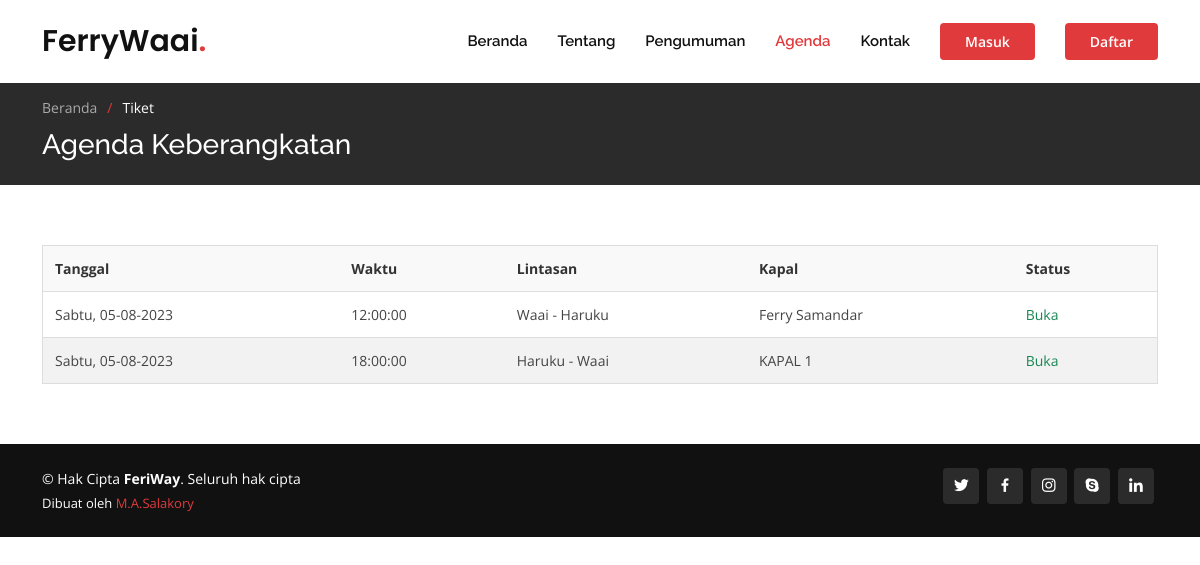
Screenshot of /tiket.php with the database file from the repository.
### tables this page shows
CREATE TABLE `data_tiket` (
  `id` int(11) NOT NULL,
  `kapal_id` int(11) DEFAULT NULL,
  `tanggal_keberangkatan` date DEFAULT NULL,
  `waktu_keberangkatan` time DEFAULT NULL,
  `asal` varchar(255) DEFAULT NULL,
  `tujuan` varchar(255) DEFAULT NULL,
  `status` int(11) DEFAULT '1'
);

CREATE TABLE `data_kapal` (
  `id` int(11) NOT NULL,
  `nama` varchar(255) NOT NULL,
  `nama_bank` varchar(255) NOT NULL,
  `nomor_rekening` varchar(255) NOT NULL,
  `pemegang_rekening` varchar(255) NOT NULL,
  `kode_bank` varchar(255) NOT NULL
);

### function.php (called while the page is built, shortened)
<?php
function db_conn()
{
    $db_host = 'localhost';
    $db_user = 'root';
    $db_pass = '';
    $db_name = 'feriway';
    $conn = mysqli_connect($db_host, $db_user, $db_pass, $db_name);
    return $conn;
}
function db_query($query)
{
    return mysqli_query(db_conn(), $query);
}
function db_find($table, $where)
{
    $conditions = [];
    foreach ($where as $key => $val) {
        $conditions[] = "$key = '$val'";
    }
    $conditionString = implode(' AND ', $conditions);
    $query = "SELECT * FROM `$table` WHERE $conditionString";
    $result = db_query($query);
    return $result->fetch_object();
}
function ubahHari($hari)
{
    $hari = strtolower($hari);
    $daftarHari = array(
        'monday' => 'Senin',
        'tuesday' => 'Selasa',
        'wednesday' => 'Rabu',
        'thursday' => 'Kamis',
        'friday' => 'Jumat',
        'saturday' => 'Sabtu',
        'sunday' => 'Minggu'
    );
    if (array_key_exists($hari, $daftarHari)) {
        return $daftarHari[$hari];
    } else {
        return 'Hari tidak valid';
    }
}

### tiket.php (the view, shortened to what this page needs)
<?php
include 'function.php';
include 'header.php'; ?>
<main id="main">
    <section class="breadcrumbs">
        <div class="container">
            <ol>
                <li><a href="index.php">Beranda</a></li>
                <li>Tiket</li>
            </ol>
            <h2>Agenda Keberangkatan</h2>
        </div>
    </section>
    <section id="agenda" class="agenda">
        <div class="container" data-aos="fade-up">
            <div class="row">
                <div class="col-12 table-responsive">
                    <table>
                        <thead class="bg-primary text-light">
                            <tr>
                                <th>Tanggal</th>
                                <th>Waktu</th>
                                <th>Lintasan</th>
                                <th>Kapal</th>
                                <th>Status</th>
                            </tr>
                        </thead>
                        <tbody>
                            <?php foreach (db_query('SELECT * FROM data_tiket ORDER BY tanggal_keberangkatan ASC') as $tkt) : ?>
                                <?php if ($tkt['status']) { ?>
                                    <tr onclick="window.location.href='harga.php?id=<?= $tkt['id']; ?>';" style="cursor: pointer;">
                                        <td><?= ubahHari(date('l', strtotime($tkt['tanggal_keberangkatan']))) . date(', d-m-Y', strtotime($tkt['tanggal_keberangkatan'])); ?></td>
                                        <td><?= $tkt['waktu_keberangkatan']; ?></td>
                                        <td><?= $tkt['asal']; ?> - <?= $tkt['tujuan']; ?></td>
                                        <td><?= db_find('data_kapal', ['id' => $tkt['kapal_id']])->nama; ?></td>
                                        <td class="text-success">Buka</td>
                                    </tr>
                                <?php } ?>
                            <?php endforeach; ?>
                        </tbody>
                    </table>
                </div>
            </div>
        </div>
    </section>
</main>
<?php include 'footer.php'; ?>

### assets/css/style.css (style rules this page uses)
body { font-family: "Open Sans", sans-serif; color: #444444; }
a { color: #e03a3c; text-decoration: none; }
h1, h2, h3, h4, h5, h6 { font-family: "Raleway", sans-serif; }
section { padding: 60px 0; overflow: hidden; position: relative; }
.breadcrumbs { padding: 15px 0; background: #2b2b2b; min-height: 40px; margin-top: 82px; color: #fff; }
.breadcrumbs h2 { font-size: 28px; font-weight: 500; }
.breadcrumbs ol { display: flex; flex-wrap: wrap; list-style: none; padding: 0 0 10px 0; margin: 0; font-size: 14px; }
.breadcrumbs ol a { color: #aaaaaa; }
.breadcrumbs ol li+li { padding-left: 10px; }
.breadcrumbs ol li+li::before { display: inline-block; padding-right: 10px; color: #e03a3c; content: "/"; }

### tiket.php (style rules this page uses)
table { width: 100%; border-collapse: collapse; border: 1px solid #ddd; font-size: 14px; }
table th, table td { padding: 12px; text-align: left; border-bottom: 1px solid #ddd; }
table th { background-color: #f9f9f9; color: #333; font-weight: bold; }
table tr:nth-child(even) { background-color: #f2f2f2; }

### rows the page displays
data_tiket: tanggal_keberangkatan "Sabtu", tanggal_keberangkatan ", 05-08-2023", waktu_keberangkatan "12:00:00", asal "Waai", tujuan "Haruku", kapal.nama "Ferry Samandar"
data_tiket: tanggal_keberangkatan "Sabtu", tanggal_keberangkatan ", 05-08-2023", waktu_keberangkatan "18:00:00", asal "Haruku", tujuan "Waai", kapal.nama "KAPAL 1"
